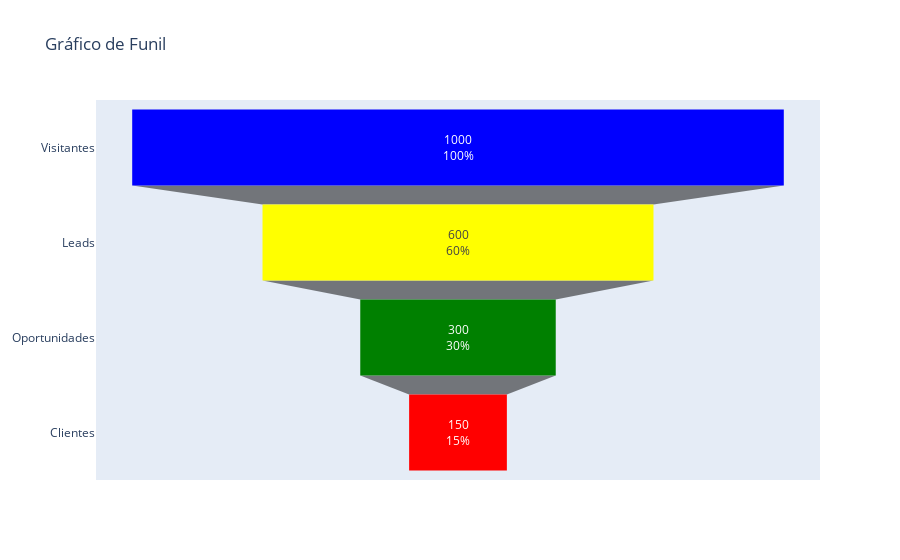

The cell this chart's notebook holds for it:
### Code cell
import plotly.graph_objects as go

# Dados para o gráfico de funil
labels = ["Visitantes", "Leads", "Oportunidades", "Clientes"]
values = [1000, 600, 300, 150]

# Criando o gráfico de funil
fig = go.Figure(go.Funnel(
    y=labels,
    x=values,
    textinfo="value+percent initial",  # Exibindo valores e porcentagens na etapa inicial
    marker=dict(color=["blue", "yellow", "green", "red"])  # Configurando cores para cada etapa
))

# Atualizando o layout
fig.update_layout(title_text="Gráfico de Funil")

# Exibindo o gráfico
fig.show()

### Figure 1 — Plotly figure (JSON) as saved in the notebook; plotly's stock layout.template omitted (floating-point values rounded to 4 significant figures)
{"data": [{"marker": {"color": ["blue", "yellow", "green", "red"]}, "textinfo": "value+percent initial", "type": "funnel", "x": [1000, 600, 300, 150], "y": ["Visitantes", "Leads", "Oportunidades", "Clientes"]}], "layout": {"title": {"text": "Gráfico de Funil"}}}
